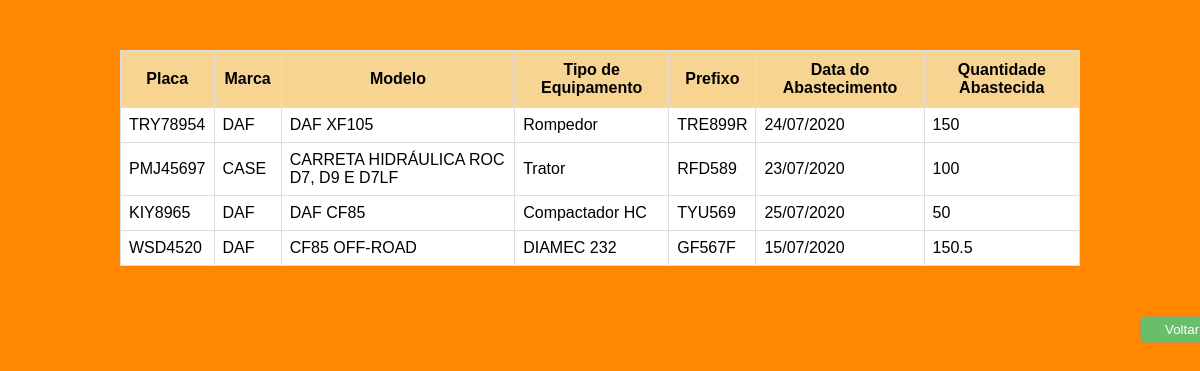
Page /relatorio.php on the earlier database version.
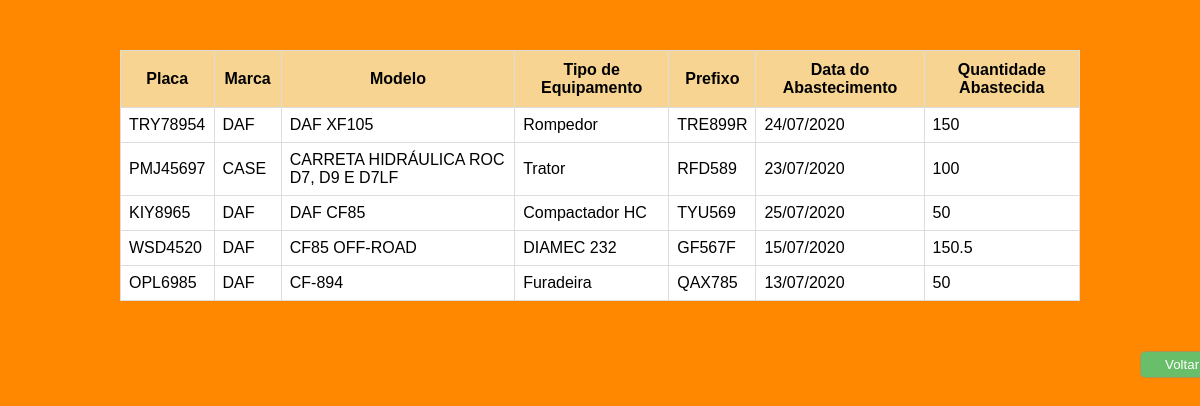
Same page on the later database version.
### tables this page shows
CREATE TABLE IF NOT EXISTS `cadastro` (
  `placa` varchar(11) NOT NULL,
  `marca` varchar(250) NOT NULL,
  `modelo` varchar(250) NOT NULL,
  `localizacao` varchar(250) NOT NULL,
  `capacidade` float NOT NULL,
  PRIMARY KEY (`placa`)
);

CREATE TABLE IF NOT EXISTS `cadmaq` (
  `prefixo` varchar(11) NOT NULL,
  `tipoeq` varchar(250) NOT NULL,
  `localizacao` varchar(250) NOT NULL,
  PRIMARY KEY (`prefixo`)
);

CREATE TABLE IF NOT EXISTS `cadabast` (
  `id_abast` int(11) NOT NULL AUTO_INCREMENT,
  `placa` varchar(15) NOT NULL,
  `prefixo` varchar(250) NOT NULL,
  `data_abast` date NOT NULL,
  `abastecido` varchar(300) NOT NULL,
  PRIMARY KEY (`id_abast`)
);

### relatorio.php (the view, shortened to what this page needs)
<!DOCTYPE html>
<html>
<head>
    <link rel="stylesheet" href="style\relat.css">
</head>
<body>
<?php
    require_once "db\conect.php";
    $sql = "SELECT t1.placa,t1.marca,t1.modelo,t3.tipoeq,
            t3.prefixo,t2.data_abast,t2.abastecido
            FROM cadastro AS t1
            INNER JOIN cadabast AS t2 ON t2.placa=t1.placa
            INNER JOIN cadmaq As t3 ON t3.prefixo=t2.prefixo";
    if($result = mysqli_query($link,$sql)){
        if(mysqli_num_rows($result)>0){
            echo "<table>";
                echo "<tr>";
                echo "<th>Placa</th>";
                echo "<th>Marca</th>";
                echo "<th>Modelo</th>";
                echo "<th>Tipo de Equipamento</th>";
                echo "<th>Prefixo</th>";
                echo "<th>Data do Abastecimento</th>";
                echo "<th>Quantidade Abastecida</th>";
                echo "</tr>";
        while($row = mysqli_fetch_array($result)){
            echo "<tr>";
                echo "<td>" . $row['placa'] . "</td>";
                echo "<td>" . $row['marca'] . "</td>";
                echo "<td>" . $row['modelo'] . "</td>";
                echo "<td>" . $row['tipoeq'] . "</td>";
                echo "<td>" . $row['prefixo'] . "</td>";
                echo "<td>" . date( 'd/m/Y' , strtotime($row['data_abast'])) . "</td>";
                echo "<td>" . $row['abastecido'] . "</td>";
        }    echo "</tr>";
        echo "<table>";
        } else{
            echo "Nenhum registro correspondente à sua consulta foi encontrado.";
        }
        } else{
             echo "ERROR: Could not able to execute $sql. " ;
    };
?>
<a href="index.php"><input class = "bnt" type="submit" value="Voltar"></a>
</body>
</html>

Differences in the rows shown:
added cadastro: placa "OPL6985", marca "DAF", modelo "CF-894", cadmaq.tipoeq "Furadeira", cadmaq.prefixo "QAX785", cadabast.data_abast "13/07/2020", cadabast.abastecido "50"
